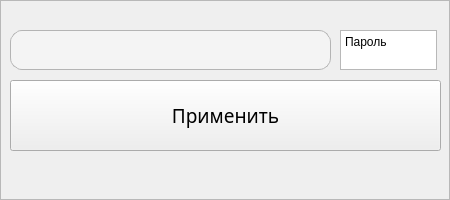
               <widget class="QFrame" name="frame_13">
                <property name="minimumSize">
                 <size>
                  <width>450</width>
                  <height>200</height>
                 </size>
                </property>
                <property name="frameShape">
                 <enum>QFrame::Shape::StyledPanel</enum>
                </property>
                <property name="frameShadow">
                 <enum>QFrame::Shadow::Raised</enum>
                </property>
                <widget class="QTextEdit" name="textEditSP">
                 <property name="geometry">
                  <rect>
                   <x>10</x>
                   <y>30</y>
                   <width>321</width>
                   <height>40</height>
                  </rect>
                 </property>
                 <property name="styleSheet">
                  <string notr="true">/* ----- QLineEdit / QTextEdit — «как combobox» ------------------- */
QLineEdit,
QTextEdit {
    border: 1px solid #b4b4b4;
    border-radius: 12px;
    /* стрелки нет – значит хватит обычного отступа */
    padding: 4px 12px;
    background: #f4f4f4;
    min-height: 30px;
}

/* те же реакции на hover / focus, что и у комбобокса */
QLineEdit:hover,
QTextEdit:hover           { background: #f9f9f9; }

QLineEdit:focus,
QTextEdit:focus           { border: 1px solid #7aa9ff; outline: none; }</string>
                 </property>
                </widget>
                <widget class="QPushButton" name="pushButton_4">
                 <property name="geometry">
                  <rect>
                   <x>10</x>
                   <y>80</y>
                   <width>431</width>
                   <height>71</height>
                  </rect>
                 </property>
                 <property name="font">
                  <font>
                   <family>Noto Sans SC</family>
                   <pointsize>14</pointsize>
                  </font>
                 </property>
                 <property name="text">
                  <string>Применить</string>
                 </property>
                </widget>
                <widget class="QTextBrowser" name="textBrowser_73">
                 <property name="geometry">
                  <rect>
                   <x>340</x>
                   <y>30</y>
                   <width>97</width>
                   <height>40</height>
                  </rect>
                 </property>
                 <property name="sizePolicy">
                  <sizepolicy hsizetype="Minimum" vsizetype="Expanding">
                   <horstretch>0</horstretch>
                   <verstretch>0</verstretch>
                  </sizepolicy>
                 </property>
                 <property name="minimumSize">
                  <size>
                   <width>97</width>
                   <height>0</height>
                  </size>
                 </property>
                 <property name="maximumSize">
                  <size>
                   <width>16777215</width>
                   <height>40</height>
                  </size>
                 </property>
                 <property name="html">
                  <string>&lt;!DOCTYPE HTML PUBLIC &quot;-//W3C//DTD HTML 4.0//EN&quot; &quot;http://www.w3.org/TR/REC-html40/strict.dtd&quot;&gt;
&lt;html&gt;&lt;head&gt;&lt;meta name=&quot;qrichtext&quot; content=&quot;1&quot; /&gt;&lt;meta charset=&quot;utf-8&quot; /&gt;&lt;style type=&quot;text/css&quot;&gt;
p, li { white-space: pre-wrap; }
hr { height: 1px; border-width: 0; }
li.unchecked::marker { content: &quot;\2610&quot;; }
li.checked::marker { content: &quot;\2612&quot;; }
&lt;/style&gt;&lt;/head&gt;&lt;body style=&quot; font-family:'Noto Sans SC'; font-size:9pt; font-weight:400; font-style:normal;&quot;&gt;
&lt;p style=&quot; margin-top:0px; margin-bottom:0px; margin-left:0px; margin-right:0px; -qt-block-indent:0; text-indent:0px;&quot;&gt;Пароль&lt;/p&gt;&lt;/body&gt;&lt;/html&gt;</string>
                 </property>
                </widget>
               </widget>
